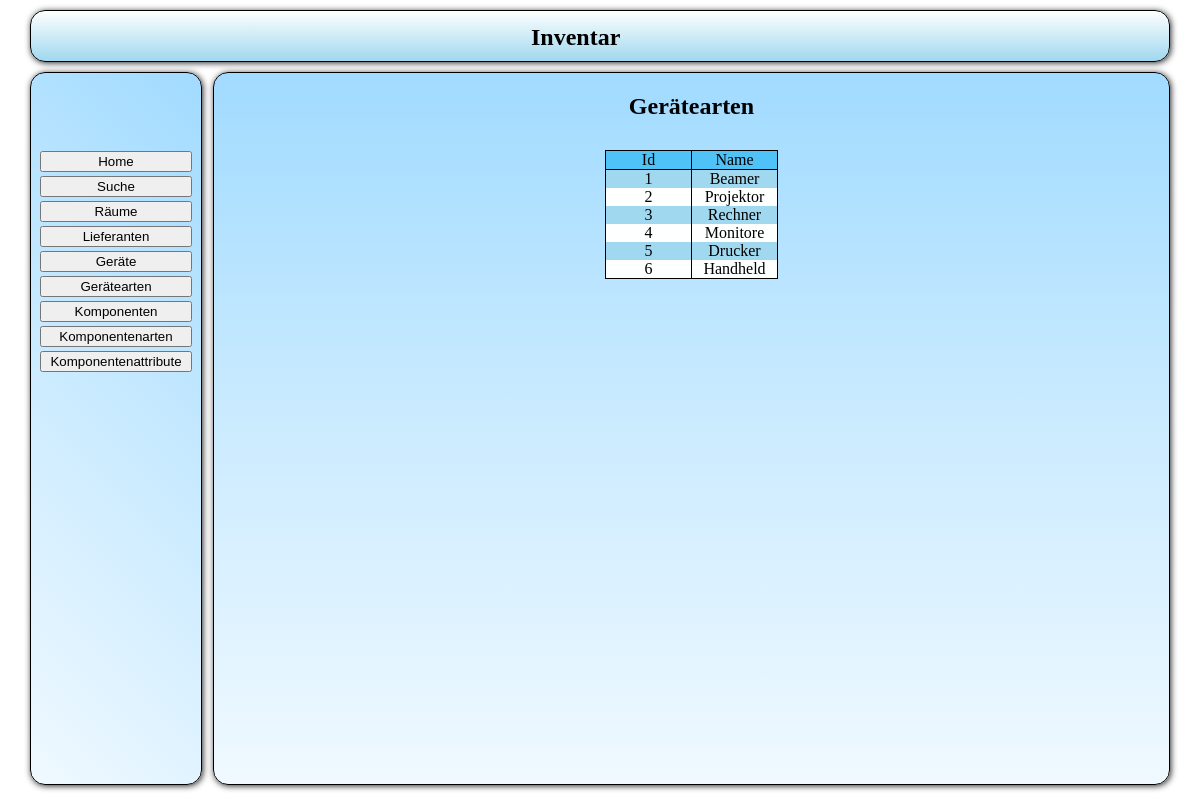
The app's page /src/php/fro_Auswahl.php?action=list&table=geraetearten with its own data.
### tables this page shows
CREATE TABLE IF NOT EXISTS `tbl_geraete_art` (
`geraete_art_id` int(11) NOT NULL,
  `geraete_art_name` text
);

### src/lib/plotting/forms.php (called while the page is built, shortened)
<?php
function get($key, $default)
{
    if(isset($_GET[$key]))
    {
	return htmlspecialchars($_GET[$key]);
    }
}

### src/php/sql_get.php (called while the page is built, shortened)
<?php
function func_a_getGeraeteArten()
{
    $txt_sql_statement = "SELECT * FROM tbl_geraete_art;";
    $a_sql_ausgabe = array();
    $a_sql_result = mysql_query($txt_sql_statement)
            or die ("Anfrage Fehlgeschlagen");
    while($a_sql_cache = mysql_fetch_assoc($a_sql_result))
    {
	$a_sql_ausgabe[] = $a_sql_cache;
    }
    return $a_sql_ausgabe;
}

### src/php/log_Liste.php (the view, shortened to what this page needs)
<?php
echo "<h2 align='center'>".$sTitel."</h2>";
$oTabelle = new \utility\tables\table();
$oTabelle->start(false, "liste");
$oTabelle->startRow();
foreach ($aErgebnis_attribute as $mAttribut)
{
    $oTabelle->addCell($mAttribut);
}
foreach ($aErgebnisse as $aErgebnis)
{
    foreach ($aErgebnis as $sIndex => $mData)
    {
	echo $mData;
    }
}

### src/css/main.css (style rules this page uses)
body { padding: 0; margin: 0; }

### records on screen
tbl_geraete_art: geraete_art_id "1", geraete_art_name "Beamer"
tbl_geraete_art: geraete_art_id "2", geraete_art_name "Projektor"
tbl_geraete_art: geraete_art_id "3", geraete_art_name "Rechner"
tbl_geraete_art: geraete_art_id "4", geraete_art_name "Monitore"
tbl_geraete_art: geraete_art_id "5", geraete_art_name "Drucker"
tbl_geraete_art: geraete_art_id "6", geraete_art_name "Handheld"

### other values on screen
$sTitel "Gerätearten"
$string "Id"
$string "Name"
